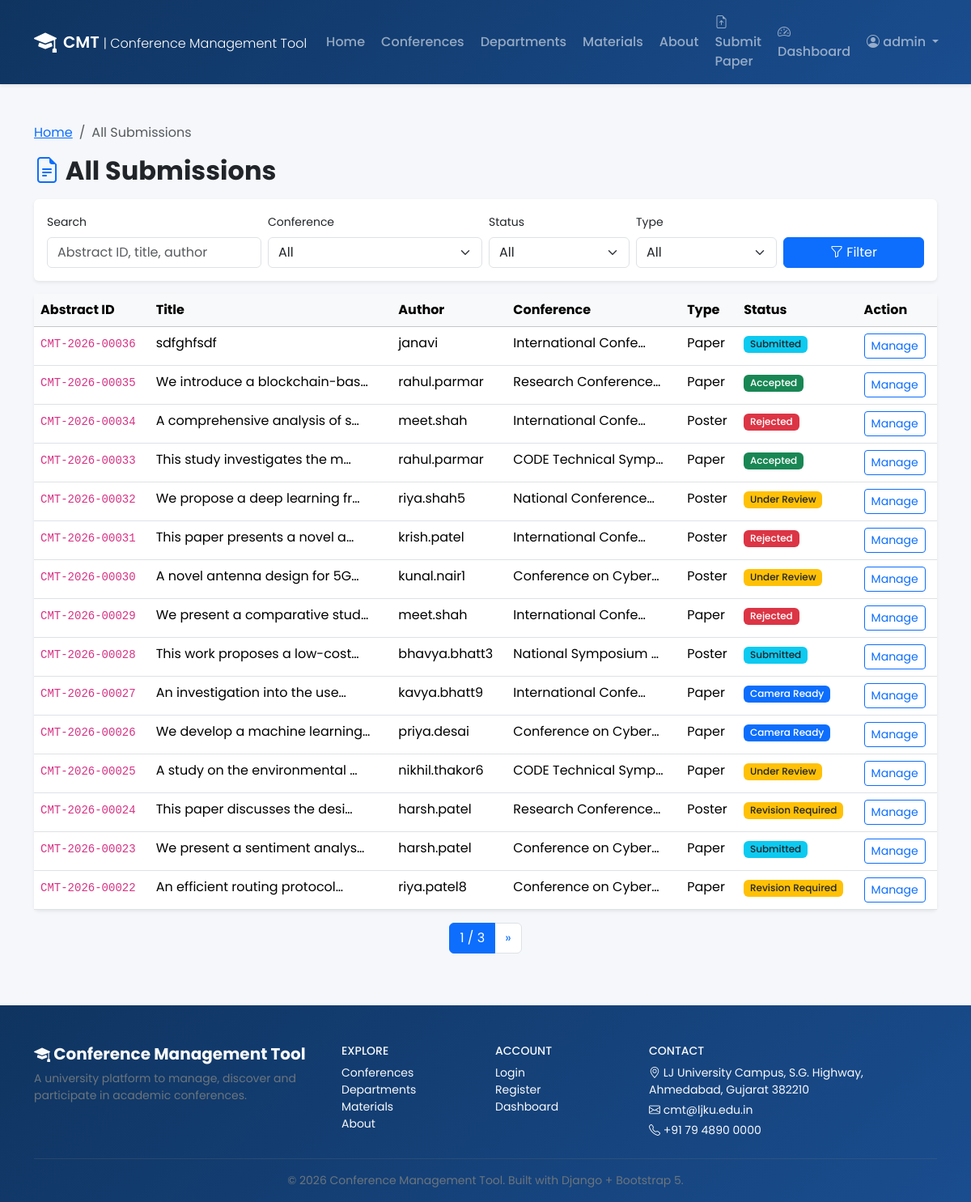
Screenshot of /submissions/all/ (signed in) with the database file from the repository.
### submissions/models.py (models this page shows, shortened)
class Submission(models.Model):
    class Status(models.TextChoices):
        SUBMITTED = 'SUBMITTED', 'Submitted'
        UNDER_REVIEW = 'UNDER_REVIEW', 'Under Review'
        ACCEPTED = 'ACCEPTED', 'Accepted'
        REJECTED = 'REJECTED', 'Rejected'
        REVISION_REQUIRED = 'REVISION_REQUIRED', 'Revision Required'
        CAMERA_READY = 'CAMERA_READY', 'Camera Ready'
    class PresentationType(models.TextChoices):
        PAPER = 'PAPER', 'Paper'
        POSTER = 'POSTER', 'Poster'
    abstract_id = models.CharField(max_length=20, unique=True, blank=True)
    author = models.ForeignKey(User, on_delete=models.CASCADE, related_name='submissions')
    conference = models.ForeignKey(
        'conferences.Conference',
        on_delete=models.CASCADE,
        related_name='submissions',
    )
    title = models.CharField(max_length=300)
    abstract_text = models.TextField()
    keywords = models.CharField(max_length=300, blank=True)
    presentation_type = models.CharField(
        max_length=10, choices=PresentationType.choices, default=PresentationType.PAPER
    )
    paper_file = models.FileField(upload_to='papers/', blank=True, null=True)
    poster_file = models.FileField(upload_to='posters/', blank=True, null=True)
    status = models.CharField(max_length=20, choices=Status.choices, default=Status.SUBMITTED)
    remarks = models.TextField(blank=True)
    submitted_at = models.DateTimeField(auto_now_add=True)
    updated_at = models.DateTimeField(auto_now=True)
    objects = SubmissionQuerySet.as_manager()
    class Meta:
        ordering = ['-submitted_at']
    @property
    def status_badge_class(self):
        mapping = {
            self.Status.SUBMITTED: 'bg-info text-dark',
            self.Status.UNDER_REVIEW: 'bg-warning text-dark',
            self.Status.ACCEPTED: 'bg-success',
            self.Status.REJECTED: 'bg-danger',
            self.Status.REVISION_REQUIRED: 'bg-warning text-dark',
            self.Status.CAMERA_READY: 'bg-primary',
        }
        return mapping.get(self.status, 'bg-secondary')

### conferences/models.py (models this page shows, shortened)
class Conference(models.Model):
    class Status(models.TextChoices):
        PAST = 'PAST', 'Past'
        CURRENT = 'CURRENT', 'Current'
        UPCOMING = 'UPCOMING', 'Upcoming'
    title = models.CharField(max_length=300)
    code = models.CharField(max_length=30, unique=True, blank=True, help_text='Auto-generated conference code, e.g. CMT-2026-CSE-001')
    description = models.TextField()
    department = models.ForeignKey(
        Department,
        on_delete=models.SET_NULL,
        null=True,
        blank=True,
        related_name='conferences',
    )
    start_date = models.DateField()
    end_date = models.DateField()
    venue = models.CharField(max_length=300)
    organizer = models.CharField(max_length=200, blank=True)
    contact_email = models.EmailField(blank=True)
    contact_phone = models.CharField(max_length=20, blank=True)
    registration_deadline = models.DateField(null=True, blank=True)
    abstract_deadline = models.DateField(null=True, blank=True)
    paper_deadline = models.DateField(null=True, blank=True)
    registration_fee = models.DecimalField(max_digits=10, decimal_places=2, default=0)
    banner = models.ImageField(upload_to='banners/', blank=True, null=True)
    is_published = models.BooleanField(default=True)
    created_at = models.DateTimeField(auto_now_add=True)
    updated_at = models.DateTimeField(auto_now=True)
    class Meta:
        ordering = ['-start_date']

### submissions/views.py (the view)
# urls.py: path('all/', views.all_submissions, name='all_submissions'),
@login_required
def all_submissions(request):
    if not _can_review(request):
        messages.error(request, 'Access denied.')
        return redirect('dashboard_redirect')
    qs = Submission.objects.all()
    q = request.GET.get('q', '').strip()
    conf = request.GET.get('conference', '')
    status = request.GET.get('status', '')
    ptype = request.GET.get('ptype', '')
    if q:
        qs = qs.filter(Q(abstract_id__icontains=q) | Q(title__icontains=q) | Q(author__username__icontains=q))
    if conf: qs = qs.filter(conference_id=conf)
    if status: qs = qs.filter(status=status)
    if ptype: qs = qs.filter(presentation_type=ptype)
    paginator = Paginator(qs, 15)
    page_obj = paginator.get_page(request.GET.get('page'))
    return render(request, 'submissions/all_submissions.html', {
        'page_obj': page_obj,
        'conferences': Conference.objects.all(),
        'q': q, 'conf': conf, 'status': status, 'ptype': ptype,
        'status_choices': Submission.Status.choices,
        'ptype_choices': Submission.PresentationType.choices,
    })

### accounts/context_processors.py (called while the page is built)
def profile_context(request):
    profile = None
    if request.user.is_authenticated:
        try:
            profile = request.user.profile
        except Profile.DoesNotExist:
            profile = None
    return {'user_profile': profile}

### submissions/views.py (called while the page is built)
def _can_review(request):
    return request.user.is_authenticated and (
        request.user.is_superuser or request.user.profile.role in (Profile.Role.ADMIN, Profile.Role.COORDINATOR)
    )

### templates/submissions/all_submissions.html (shortened to what this page needs)
{% extends 'base.html' %}
{% block content %}
<div class="container py-5">
    <nav aria-label="breadcrumb" class="mb-3">
        <ol class="breadcrumb">
            <li class="breadcrumb-item"><a href="{% url 'home' %}">Home</a></li>
            <li class="breadcrumb-item active">All Submissions</li>
        </ol>
    </nav>
    <h2 class="fw-bold mb-3"><i class="bi bi-file-earmark-text text-primary"></i> All Submissions</h2>
    <div class="card border-0 shadow-sm mb-3">
        <div class="card-body">
            <form method="get" class="row g-2 align-items-end">
                <div class="col-md-3"><label class="form-label small">Search</label><input type="text" name="q" class="form-control" value="{{ q }}" placeholder="Abstract ID, title, author"></div>
                <div class="col-md-3"><label class="form-label small">Conference</label><select name="conference" class="form-select"><option value="">All</option></select></div>
                <div class="col-md-2"><label class="form-label small">Status</label><select name="status" class="form-select"><option value="">All</option></select></div>
                <div class="col-md-2"><label class="form-label small">Type</label><select name="ptype" class="form-select"><option value="">All</option></select></div>
                <div class="col-md-2"><button type="submit" class="btn btn-primary w-100"><i class="bi bi-funnel"></i> Filter</button></div>
            </form>
        </div>
    </div>
    <div class="card border-0 shadow-sm">
        <div class="card-body p-0">
            <div class="table-responsive">
                <table class="table table-hover mb-0">
                    <thead class="table-light"><tr><th>Abstract ID</th><th>Title</th><th>Author</th><th>Conference</th><th>Type</th><th>Status</th><th>Action</th></tr></thead>
                    <tbody>
                    {% for s in page_obj %}
                    <tr>
                        <td><code>{{ s.abstract_id }}</code></td>
                        <td>{{ s.title|truncatechars:30 }}</td>
                        <td>{{ s.author.username }}</td>
                        <td>{{ s.conference.title|truncatechars:20 }}</td>
                        <td>{{ s.get_presentation_type_display }}</td>
                        <td><span class="badge {{ s.status_badge_class }}">{{ s.get_status_display }}</span></td>
                        <td><a href="{% url 'submission_detail' pk=s.pk %}" class="btn btn-sm btn-outline-primary">Manage</a></td>
                    </tr>
                    {% empty %}
                    <tr><td colspan="7" class="text-center text-muted py-4">No submissions found.</td></tr>
                    {% endfor %}
                    </tbody>
                </table>
            </div>
        </div>
    </div>
    {% if page_obj.has_other_pages %}
    <nav class="mt-3"><ul class="pagination justify-content-center">
        <li class="page-item active"><span class="page-link">{{ page_obj.number }} / {{ page_obj.paginator.num_pages }}</span></li>
        {% if page_obj.has_next %}<li class="page-item"><a class="page-link" href="?page={{ page_obj.next_page_number }}&q={{ q }}&conference={{ conf }}&status={{ status }}&ptype={{ ptype }}">&raquo;</a></li>{% endif %}
    </ul></nav>
    {% endif %}
</div>
{% endblock %}

### templates/base.html (shortened to what this page needs)
{% load static %}
<!DOCTYPE html>
<html lang="en">
<head>
    <link href="https://cdn.jsdelivr.net/npm/bootstrap@5.3.3/dist/css/bootstrap.min.css" rel="stylesheet">
    <link href="https://cdn.jsdelivr.net/npm/bootstrap-icons@1.11.3/font/bootstrap-icons.min.css" rel="stylesheet">
    <link href="{% static 'css/style.css' %}" rel="stylesheet">
</head>
<body class="d-flex flex-column min-vh-100">
{% block navbar %}
<nav class="navbar navbar-expand-lg navbar-dark cmt-navbar shadow-sm sticky-top">
    <div class="container">
        <a class="navbar-brand fw-semibold d-flex align-items-center gap-2" href="{% url 'home' %}">
            <i class="bi bi-mortarboard-fill fs-3"></i>
            <span>CMT <small class="fw-light fs-6">| Conference Management Tool</small></span>
        </a>
        <div class="collapse navbar-collapse" id="navMain">
            <ul class="navbar-nav ms-auto align-items-lg-center gap-lg-1">
                <li class="nav-item"><a class="nav-link" href="{% url 'home' %}">Home</a></li>
                <li class="nav-item"><a class="nav-link" href="{% url 'conference_list' %}">Conferences</a></li>
                <li class="nav-item"><a class="nav-link" href="{% url 'department_list' %}">Departments</a></li>
                <li class="nav-item"><a class="nav-link" href="{% url 'materials_list' %}">Materials</a></li>
                <li class="nav-item"><a class="nav-link" href="{% url 'about' %}">About</a></li>
                {% if user.is_authenticated %}
                    <li class="nav-item"><a class="nav-link" href="{% url 'submission_create' %}"><i class="bi bi-file-earmark-arrow-up"></i> Submit Paper</a></li>
                    <li class="nav-item"><a class="nav-link" href="{% url 'dashboard_redirect' %}"><i class="bi bi-speedometer2"></i> Dashboard</a></li>
                    <li class="nav-item dropdown">
                        <a class="nav-link dropdown-toggle" data-bs-toggle="dropdown" href="#">
                            <i class="bi bi-person-circle"></i> {{ user.username }}
                        </a>
                    </li>
                {% else %}
                    <li class="nav-item"><a class="nav-link" href="{% url 'login' %}">Login</a></li>
                    <li class="nav-item"><a class="btn btn-light btn-sm ms-lg-2 text-primary fw-semibold" href="{% url 'register' %}">Register</a></li>
                {% endif %}
            </ul>
        </div>
    </div>
</nav>
{% endblock %}
<div class="flex-grow-1">
    {% block content %}{% endblock %}
</div>
<footer class="cmt-footer text-light mt-auto pt-5 pb-3">
    <div class="container">
        <div class="row gy-4">
            <div class="col-lg-4">
                <h5 class="fw-bold"><i class="bi bi-mortarboard-fill"></i> Conference Management Tool</h5>
                <p class="small text-secondary mb-0">A university platform to manage, discover and participate in academic conferences.</p>
            </div>
            <div class="col-6 col-lg-2">
                <h6 class="text-uppercase small">Explore</h6>
                <ul class="list-unstyled small">
                    <li><a class="text-light text-decoration-none" href="{% url 'conference_list' %}">Conferences</a></li>
                    <li><a class="text-light text-decoration-none" href="{% url 'department_list' %}">Departments</a></li>
                    <li><a class="text-light text-decoration-none" href="{% url 'materials_list' %}">Materials</a></li>
                    <li><a class="text-light text-decoration-none" href="{% url 'about' %}">About</a></li>
                </ul>
            </div>
            <div class="col-6 col-lg-2">
                <h6 class="text-uppercase small">Account</h6>
                <ul class="list-unstyled small">
                    <li><a class="text-light text-decoration-none" href="{% url 'login' %}">Login</a></li>
                    <li><a class="text-light text-decoration-none" href="{% url 'register' %}">Register</a></li>
                    <li><a class="text-light text-decoration-none" href="{% url 'dashboard_redirect' %}">Dashboard</a></li>
                </ul>
            </div>
            <div class="col-lg-4">
                <h6 class="text-uppercase small">Contact</h6>
                <p class="small mb-1"><i class="bi bi-geo-alt"></i> LJ University Campus, S.G. Highway, Ahmedabad, Gujarat 382210</p>
                <p class="small mb-1"><i class="bi bi-envelope"></i> cmt@ljku.edu.in</p>
                <p class="small mb-0"><i class="bi bi-telephone"></i> +91 79 4890 0000</p>
            </div>
        </div>
        <hr class="border-secondary my-3">
        <p class="small text-secondary text-center mb-0">&copy; {% now "Y" %} Conference Management Tool. Built with Django + Bootstrap 5.</p>
    </div>
</footer>
</body>
</html>

### static/css/style.css (style rules this page uses)
:root { --cmt-primary: #1a4d8f; --cmt-primary-dark: #0f3460; --cmt-accent: #2d6a4f; --cmt-light: #f8f9fa; }
body { font-family: 'Poppins', sans-serif; background-color: #f5f7fa; }
.cmt-navbar { background: linear-gradient(135deg, var(--cmt-primary-dark), var(--cmt-primary)); }
.cmt-navbar .nav-link { font-weight: 500; transition: color 0.2s; }
.cmt-footer { background: linear-gradient(135deg, #0f3460, #1a4d8f); }
.badge { font-weight: 500; }

### rows the page displays
Submission: abstract_id "CMT-2026-00036", title "sdfghfsdf", author.username "janavi", conference "International Confe…", presentation_type "Paper", status "Submitted"
Submission: abstract_id "CMT-2026-00035", title "We introduce a blockchain-bas…", author.username "rahul.parmar", conference "Research Conference…", presentation_type "Paper", status "Accepted"
Submission: abstract_id "CMT-2026-00034", title "A comprehensive analysis of s…", author.username "meet.shah", conference "International Confe…", presentation_type "Poster", status "Rejected"
Submission: abstract_id "CMT-2026-00033", title "This study investigates the m…", author.username "rahul.parmar", conference "CODE Technical Symp…", presentation_type "Paper", status "Accepted"
Submission: abstract_id "CMT-2026-00032", title "We propose a deep learning fr…", author.username "riya.shah5", conference "National Conference…", presentation_type "Poster", status "Under Review"
Submission: abstract_id "CMT-2026-00031", title "This paper presents a novel a…", author.username "krish.patel", conference "International Confe…", presentation_type "Poster", status "Rejected"
Submission: abstract_id "CMT-2026-00030", title "A novel antenna design for 5G…", author.username "kunal.nair1", conference "Conference on Cyber…", presentation_type "Poster", status "Under Review"
Submission: abstract_id "CMT-2026-00029", title "We present a comparative stud…", author.username "meet.shah", conference "International Confe…", presentation_type "Paper", status "Rejected"
Submission: abstract_id "CMT-2026-00028", title "This work proposes a low-cost…", author.username "bhavya.bhatt3", conference "National Symposium …", presentation_type "Poster", status "Submitted"
Submission: abstract_id "CMT-2026-00027", title "An investigation into the use…", author.username "kavya.bhatt9", conference "International Confe…", presentation_type "Paper", status "Camera Ready"
Submission: abstract_id "CMT-2026-00026", title "We develop a machine learning…", author.username "priya.desai", conference "Conference on Cyber…", presentation_type "Paper", status "Camera Ready"
Submission: abstract_id "CMT-2026-00025", title "A study on the environmental …", author.username "nikhil.thakor6", conference "CODE Technical Symp…", presentation_type "Paper", status "Under Review"
Submission: abstract_id "CMT-2026-00024", title "This paper discusses the desi…", author.username "harsh.patel", conference "Research Conference…", presentation_type "Poster", status "Revision Required"
Submission: abstract_id "CMT-2026-00023", title "We present a sentiment analys…", author.username "harsh.patel", conference "Conference on Cyber…", presentation_type "Paper", status "Submitted"
Submission: abstract_id "CMT-2026-00022", title "An efficient routing protocol…", author.username "riya.patel8", conference "Conference on Cyber…", presentation_type "Paper", status "Revision Required"

### other values shown
{{ user.username }} "admin"
{{ page_obj.number }} "1"
{{ page_obj.paginator.num_pages }} "3"
